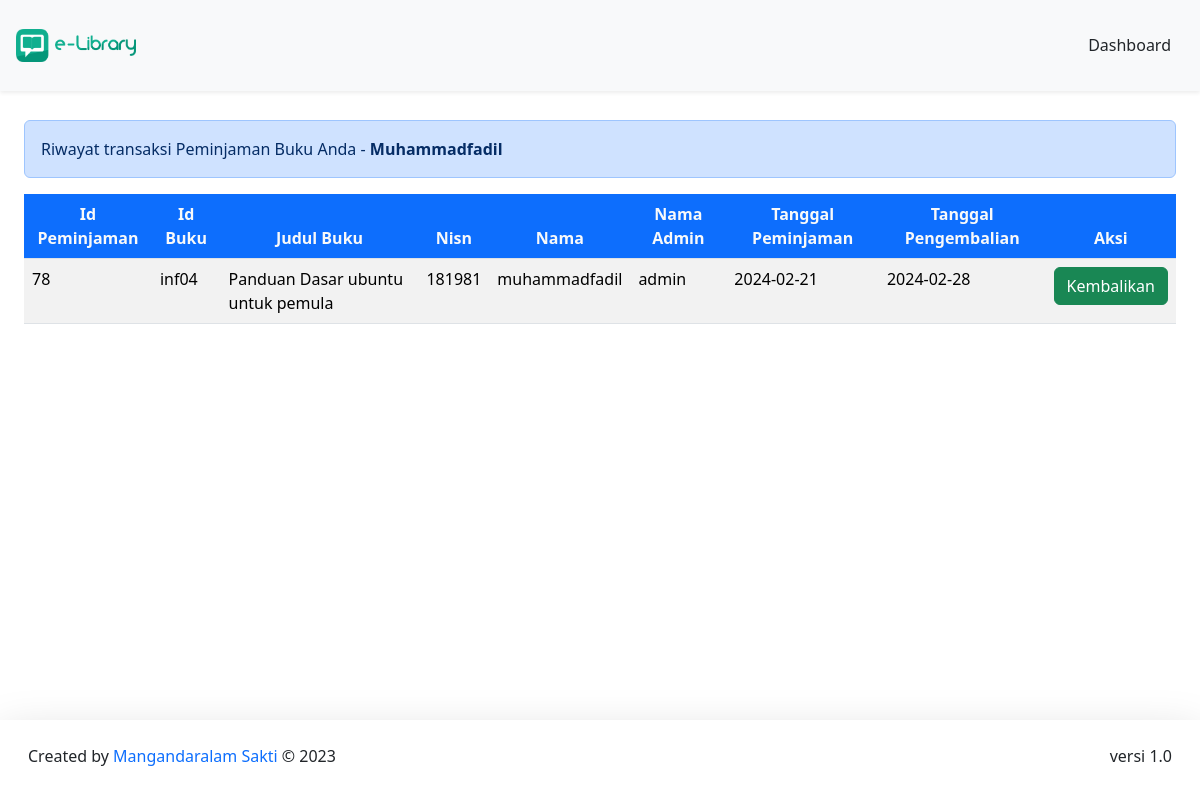
The app's page /DashboardMember/formPeminjaman/TransaksiPeminjaman.php (signed in) with its own data.
### tables this page shows
CREATE TABLE `peminjaman` (
  `id_peminjaman` int(11) NOT NULL,
  `id_buku` varchar(20) NOT NULL,
  `nisn` int(11) NOT NULL,
  `id_admin` int(11) NOT NULL,
  `tgl_peminjaman` date NOT NULL,
  `tgl_pengembalian` date NOT NULL
);

CREATE TABLE `buku` (
  `cover` varchar(255) NOT NULL,
  `id_buku` varchar(20) NOT NULL,
  `kategori` varchar(255) NOT NULL,
  `judul` varchar(255) NOT NULL,
  `pengarang` varchar(255) NOT NULL,
  `penerbit` varchar(255) NOT NULL,
  `tahun_terbit` date NOT NULL,
  `jumlah_halaman` int(11) NOT NULL,
  `buku_deskripsi` text NOT NULL
);

CREATE TABLE `member` (
  `nisn` int(11) NOT NULL,
  `kode_member` varchar(12) NOT NULL,
  `nama` varchar(255) NOT NULL,
  `password` varchar(255) NOT NULL,
  `jenis_kelamin` varchar(20) NOT NULL,
  `no_tlp` varchar(15) NOT NULL,
  `tgl_pendaftaran` date NOT NULL
);

### config/config.php (called while the page is built, shortened)
<?php
$host = "127.0.0.1";
$username = "root";
$password = "";
$database_name = "perpustakaan1";
$connection = mysqli_connect($host, $username, $password, $database_name);
function queryReadData($dataKategori) {
  global $connection;
  $result = mysqli_query($connection, $dataKategori);
  $items = [];
  while($item = mysqli_fetch_assoc($result)) {
    $items[] = $item;
  }
  return $items;
}
?>

### DashboardMember/formPeminjaman/TransaksiPeminjaman.php (the view, shortened to what this page needs)
<?php
require "../../config/config.php";
$akunMember = $_SESSION["member"]["nisn"];
$dataPinjam = queryReadData("SELECT peminjaman.id_peminjaman, peminjaman.id_buku, buku.judul, peminjaman.nisn, member.nama, admin.nama_admin, peminjaman.tgl_peminjaman, peminjaman.tgl_pengembalian
FROM peminjaman
INNER JOIN buku ON peminjaman.id_buku = buku.id_buku
INNER JOIN member ON peminjaman.nisn = member.nisn
INNER JOIN admin ON peminjaman.id_admin = admin.id
WHERE peminjaman.nisn = $akunMember");
?>
<!DOCTYPE html>
<html lang="en">
  <head>
    <link href="https://cdn.jsdelivr.net/npm/bootstrap@5.3.2/dist/css/bootstrap.min.css" rel="stylesheet">
  </head>
  <body>
     <nav class="navbar fixed-top bg-body-tertiary shadow-sm">
      <div class="container-fluid p-3">
        <a class="navbar-brand" href="../dashboardMember.php">
          <img src="../../assets/library.png" alt="logo" width="120px">
        </a>
        <a class="btn btn-tertiary" href="../dashboardMember.php">Dashboard</a>
      </div>
    </nav>
  <div class="p-4 mt-5">
    <div class="mt-5 alert alert-primary" role="alert">Riwayat transaksi Peminjaman Buku Anda - <span class="fw-bold text-capitalize"><?php echo htmlentities($_SESSION["member"]["nama"]); ?></span></div>
  <div class="table-responsive mt-3">
    <table class="table table-striped table-hover">
     <thead class="text-center">
      <tr>
        <th class="bg-primary text-light">Id Peminjaman</th>
        <th class="bg-primary text-light">Id Buku</th>
        <th class="bg-primary text-light">Judul Buku</th>
        <th class="bg-primary text-light">Nisn</th>
        <th class="bg-primary text-light">Nama</th>
        <th class="bg-primary text-light">Nama Admin</th>
        <th class="bg-primary text-light">Tanggal Peminjaman</th>
        <th class="bg-primary text-light">Tanggal Pengembalian</th>
        <th class="bg-primary text-light">Aksi</th>
      </tr>
      </thead>
      <tr>
      <?php foreach ($dataPinjam as $item) : ?>
        <td><?= $item["id_peminjaman"]; ?></td>
        <td><?= $item["id_buku"]; ?></td>
        <td><?= $item["judul"]; ?></td>
        <td><?= $item["nisn"]; ?></td>
        <td><?= $item["nama"]; ?></td>
        <td><?= $item["nama_admin"]; ?></td>
        <td><?= $item["tgl_peminjaman"]; ?></td>
        <td><?= $item["tgl_pengembalian"]; ?></td>
        <td>
          <a class="btn btn-success" href="pengembalianBuku.php?id=<?= $item["id_peminjaman"]; ?>"> Kembalikan</a>
        </td>
      <?php endforeach; ?>
      </tr>
    </table>
    </div>
  </div>
  <footer class="fixed-bottom shadow-lg bg-subtle p-3">
      <div class="container-fluid d-flex justify-content-between">
      <p class="mt-2">Created by <span class="text-primary"> Mangandaralam Sakti</span> © 2023</p>
      <p class="mt-2">versi 1.0</p>
      </div>
  </footer>
  </body>
</html>

### records on screen
peminjaman: id_peminjaman "78", id_buku "inf04", id_buku.judul "Panduan Dasar ubuntu untuk pemula", nisn "181981", nisn.nama "muhammadfadil", id_admin.nama_admin "admin", tgl_peminjaman "2024-02-21", tgl_pengembalian "2024-02-28"

### other values on screen
$_SESSION["member"]["nama"] "Muhammadfadil"
